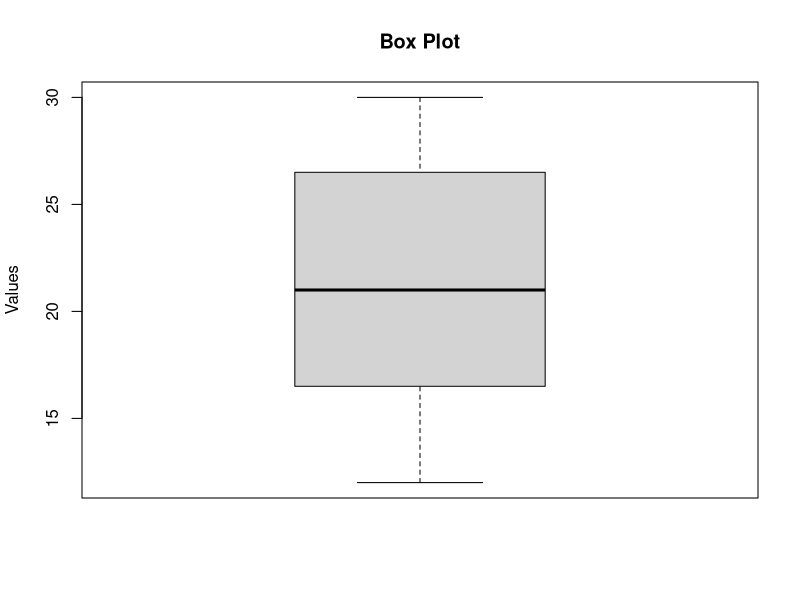
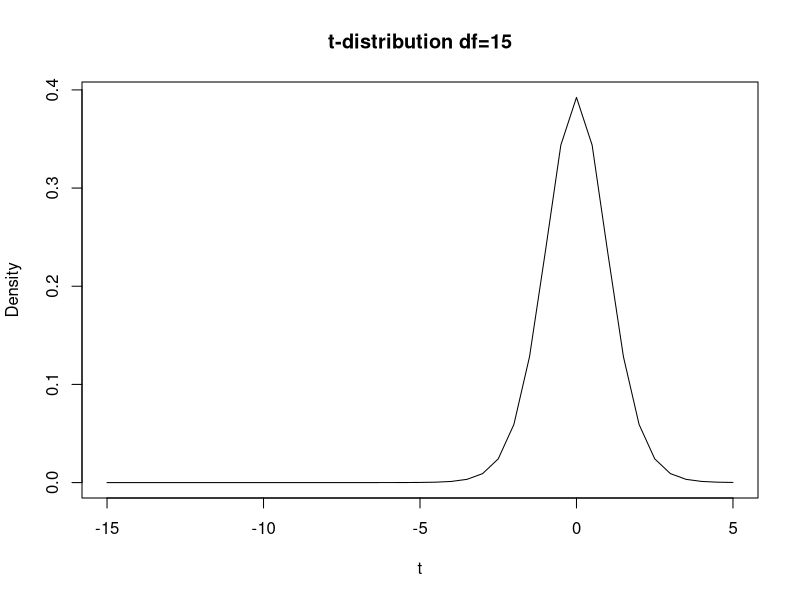

These charts were generated, in order, by the following R code:
##Slip - 7

##Q.1 - (A)
A = c(17,18,16,18.5,17.8,16.9,17.6,16.6,20,18.6)
B = c(20,19,17,18,18.5,17.2,19,17.5,21,19.3)

mean(A)
mean(B)

##Q.1 - (B)

x = c(3,5,8,8,9,11,12,12,13,13,16)

var(x)

sd(x)

##Q.2 - A

X = c(10,12,14,16,18,20)
Y = c(15,18,21,25,27,30)

cor(X,Y)

model = lm(Y ~ X)
model

predict(model,data.frame(X=17))

##Q.3 - A
x = c(12,15,18,20,22,25,28,30)

stem(x)

boxplot(x,main="Box Plot",ylab="Values")

##Q.3 - B

n = 6
p = 0.35

1 - pbinom(1,n,p)

pbinom(1,n,p)

1 - dbinom(6,n,p)

##Q.4 - A
x = c(33,41,29,30,40,51,33,24,22,21)

exp(mean(log(x)))

length(x)/sum(1/x)

quantile(x,0.7)

##Q.4 - B
t = seq(-15,5,0.5)

y = dt(t,15)

plot(t,y,type="l",main="t-distribution df=15",xlab="t",ylab="Density")
